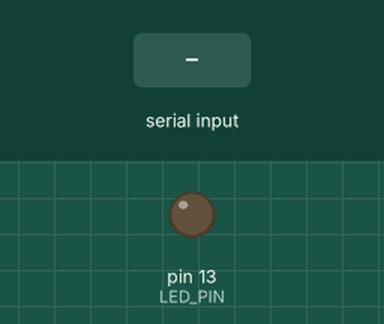
Simulated run of this sketch. Board: Arduino Uno, built with avr-gcc and run on an emulated ATmega328P. On the bench: output pins drawn as LEDs (lit = HIGH). The inputs (shaded band) are chosen by the test bench. What the sketch prints to the serial monitor is not drawn.

Above: at 1.2 s.
1.3 s: "1" received over the second serial link
Timing chart, 0 to 4.3 s (numbered marks = the images above; inputs shaded):
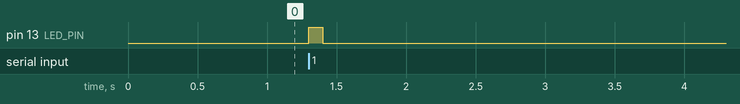

Measured:
- after the input at 1.3 s, pin 13 (LED_PIN): LOW → HIGH at once, → LOW 0.10 s later

The sketch:

arduino-uart-receiver.ino
```cpp
#include <SoftwareSerial.h>

// Create software serial objects
SoftwareSerial receiveSerial(2, 4); // RX on 2, TX not used but specified

// Constants
const int LED_PIN = LED_BUILTIN;
const unsigned long LED_TIMEOUT = 100;    // LED stays on for receiving data
const unsigned long SEND_INTERVAL = 2000; // Send every 1 second

// Variables
unsigned long lastReceiveTime = 0;
unsigned long lastSendTime = 0;
unsigned long messageCount = 0;

void setup()
{
  // USB serial for debugging
  Serial.begin(9600);

  // Initialize software serial ports
  receiveSerial.begin(9600);

  // Set up LED pin
  pinMode(LED_PIN, OUTPUT);
  digitalWrite(LED_PIN, LOW);
}

void loop()
{
  // Send message every SEND_INTERVAL
  if (millis() - lastSendTime >= SEND_INTERVAL)
  {
    receiveSerial.println("Message #" + String(messageCount++));
    lastSendTime = millis();
  }

  // Check for received data
  if (receiveSerial.available())
  {
    char c = receiveSerial.read();
    Serial.write(c); // forward each character to USB Serial

    // Turn on LED and record time
    digitalWrite(LED_PIN, HIGH);
    lastReceiveTime = millis();
  }

  // Turn off LED if timeout has elapsed since last receive
  if (millis() - lastReceiveTime > LED_TIMEOUT)
  {
    digitalWrite(LED_PIN, LOW);
  }
}
```
